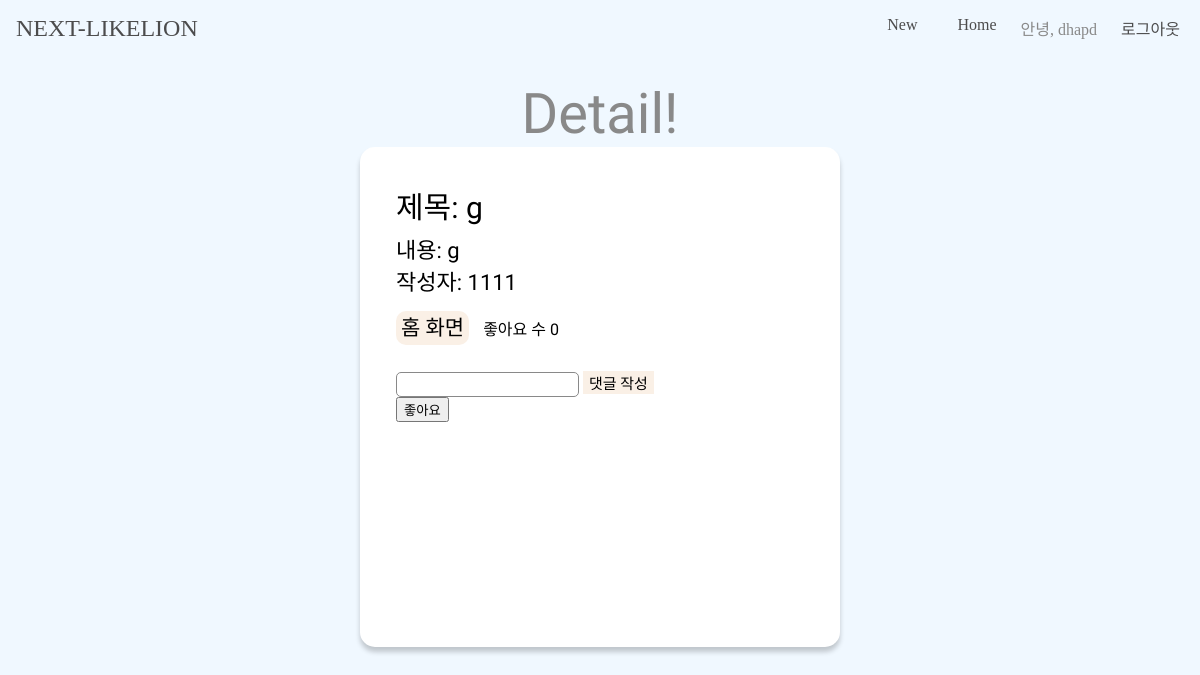
The page /detail/2 (signed in) on the database as committed earlier.
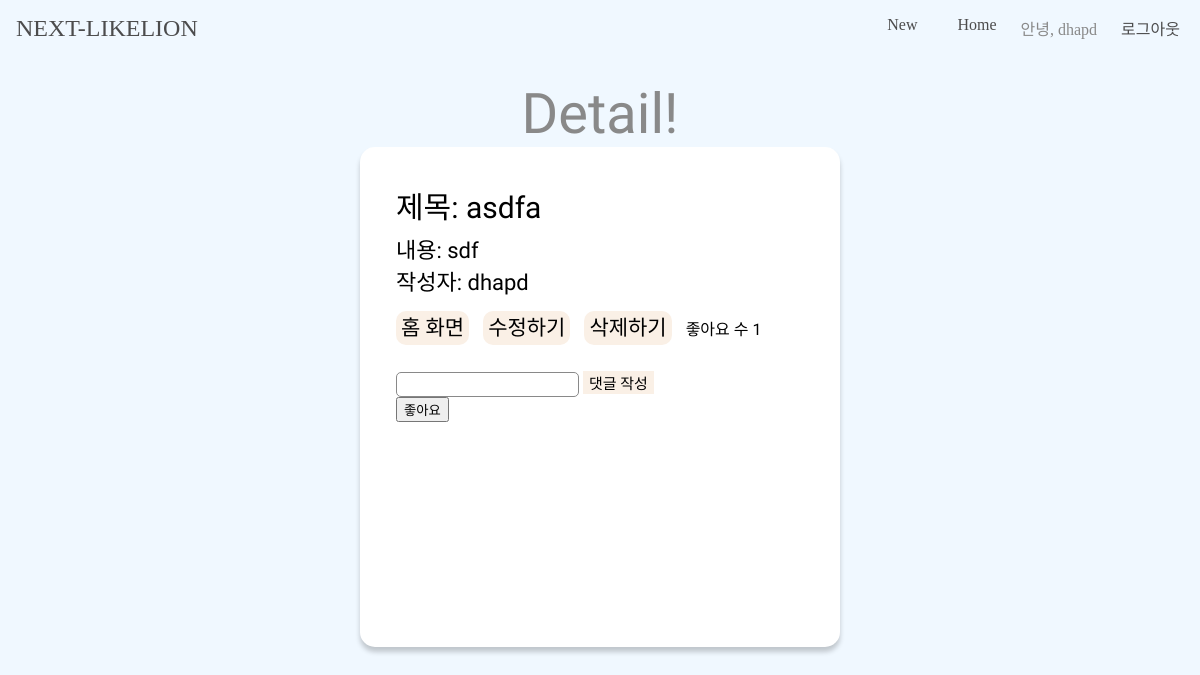
The same page on the database as committed later.
### app/models.py (models this page shows, shortened)
class Post(models.Model):
   title = models.CharField(max_length=50)
   content = models.TextField()
   author = models.ForeignKey(User, on_delete=models.CASCADE, related_name='posts', default=1)

### app/views.py (the view, shortened to what this page needs)
# urls.py: path('detail/<int:post_pk>', views.detail, name='detail'),
@login_required(login_url="/registration/login/")
def detail(request, post_pk):
   post = Post.objects.get(pk=post_pk)
   return render(request, 'detail.html', {'post':post})

### app/templates/detail.html (shortened to what this page needs)
{% extends 'base.html' %} {% block title %} Detail!{% endblock %} {% block css%}
{% load static %}
<link rel="stylesheet" type="text/css" href="{% static 'detail.css' %}" />
{% endblock %} {% block content %}
<div class="detail-post_container">
  <div class="detail_title">제목: {{post.title}}</div>
  <div class="detail_content">내용: {{post.content}}</div>
  <div class="detail_content">작성자: {{post.author.username}}</div>
  <div class="detail-post_btn">
    <a href="{% url 'home' %}">홈 화면</a>
    {% if user.is_authenticated and user.pk == post.author.pk %}
    <a href="{% url 'edit' post.pk %}">수정하기</a>
    <a href="{% url 'delete' post.pk %}">삭제하기</a>{% endif %}
    <span class="like-count">좋아요 수 {{ post.likes.count }}</span>
  </div>
  <form action="" method="POST">
    <input type="text" name="content" />
    <button type="submit">댓글 작성</button>
  </form>
  <button class="like-button">좋아요</button>
</div>
{% endblock %}

### app/templates/base.html (shortened to what this page needs)
<!DOCTYPE html>
<html lang="en">
  <head>
    {% load static %}
    <link rel="stylesheet" type="text/css" href="{% static 'base.css' %}" />
    {% block css %} {% endblock css %}
  </head>
  <body>
    <nav id="navbar">
      <div class="navbar__logo">
        <a href="#">NEXT-LIKELION</a>
      </div>
      <ul class="navbar__menu">
        <li class="navbar__menu__item">
          <a href="{% url 'new' %}">New</a>
        </li>
        <li class="navbar__menu__item">
          <a href="{% url 'home' %}">Home</a>
        </li>
        {% if user.is_authenticated %}
        <span class="navbar__menu__item">안녕, {{user.username}}</span>
        <li class="navbar__menu__item">
          <a href="{% url 'logout'%}">로그아웃</a>
        </li>
        {% endif %}
      </ul>
    </nav>
    <div class="title">{% block title %} {% endblock title %}</div>
    <div class="container">{% block content %} {% endblock content %}</div>
  </body>
</html>

### app/static/base.css (style rules this page uses)
:root { --color-white: #ffffff; --color-dark-grey: #8f8f8f; --color-light-grey: #ebebeb; --color-blue: #668efd; --color-black: #4c4c4d; --font-large: 48px; --font-medium: 28px; --font-regular: 18px; --font-small: 16px; --font-micro: 14px; --weight-bold: 700; --weight-semi-bold: 500; --weight-regular: 400; --size-border-radius: 4px; }
body { margin: 0; width: 100%; background-color: aliceblue; }
.title { text-align: center; margin-top: 25px; font-size: 3.5rem; color: #898989; font-family: "Koulen", cursive; }
.container { width: 100%; display: flex; justify-content: center; }
a { text-decoration: none; color: var(--color-black); }
ul { list-style: none; padding-left: 0; }
#navbar { width: 100%; display: flex; justify-content: space-between; align-items: center; transition: all 300ms ease-in-out; z-index: 1; color: #898989; }
.navbar__logo { padding: 8px 16px; font-size: 24px; }
.navbar__menu { display: flex; padding-left: 0; }
.navbar__menu .navbar__menu__item { margin: 0 4px; cursor: pointer; color: #898989; }
.navbar__menu .navbar__menu__item a { padding: 8px 16px; }

### app/static/detail.css (style rules this page uses)
body { margin:0; width: 100%; background-color:aliceblue; }
.title { text-align:center; margin-top:25px; font-size:3.5rem; color:#898989; font-family: 'Koulen', cursive; }
.container { width:100%; display:flex; justify-content: center; }
.detail-post_container { background-color:white; width:40%; box-sizing:border-box; height:500px; border-radius:15px; box-shadow:0 5px 5px 0 rgba(0, 0, 0, 0.2); padding:3%; font-family: 'Jua', sans-serif; }
.detail_title { font-weight:300; margin-bottom:5px; font-size:30px; }
.detail_content { font-size:22px; }
.detail-post_btn { margin-top:15px; margin-bottom:30px; }
.detail-post_btn > a { color:black; text-decoration:none; padding:5px; background-color:linen; font-size:21px; margin-right:10px; border-radius: 10px; }
form > input { box-sizing:border-box; border: 1px solid #898989; border-radius:5px; height:25px; }
form > button { background-color:linen; border:none; font-family: 'Jua', sans-serif; font-size:15px; }
li > a { text-decoration:none; }

Rows that differ between the two databases and show on the page:
changed Post: title "g" → "asdfa"; content "g" → "sdf"; author.username "1111" → "dhapd"; author_id 2 → 1 (drawn); likes.count "0" → "1"
Other text that changed with them:
text now shown: "수정하기 삭제하기"
